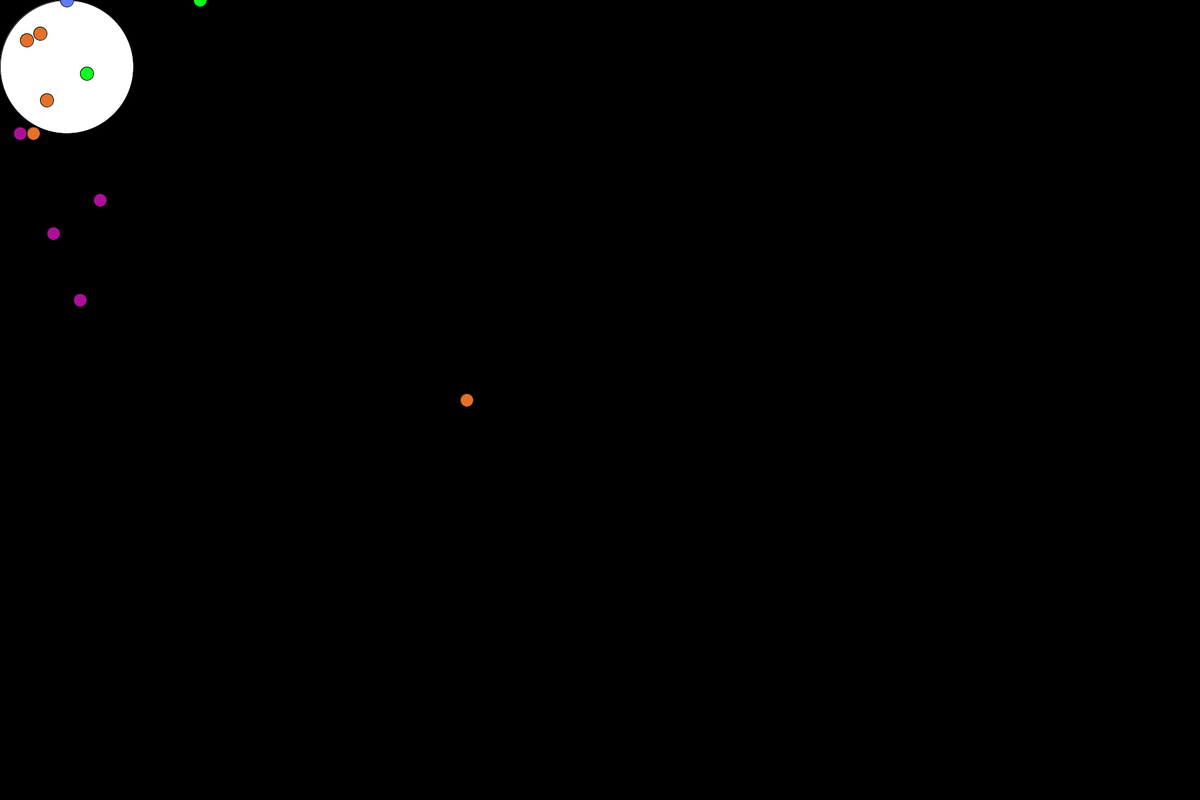
Frame 1 (no input)
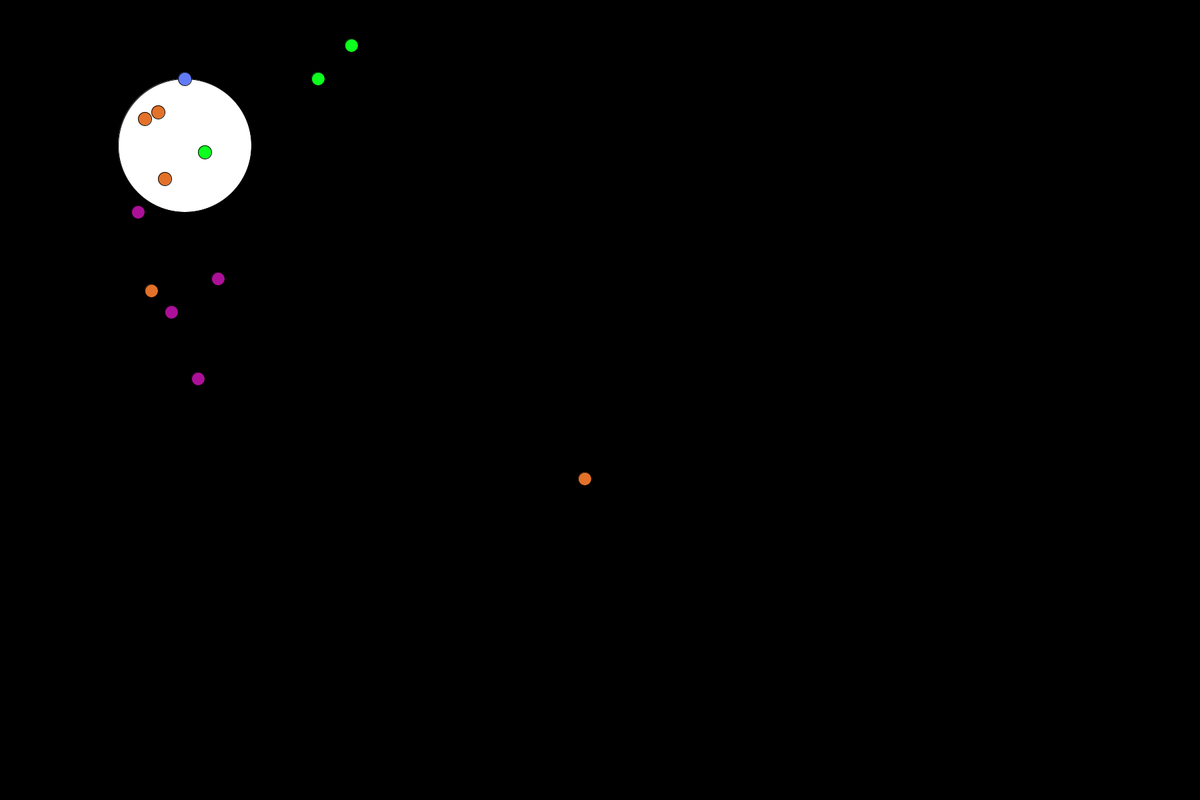
Frame 60 (the mouse pressed at the canvas centre just before this capture)
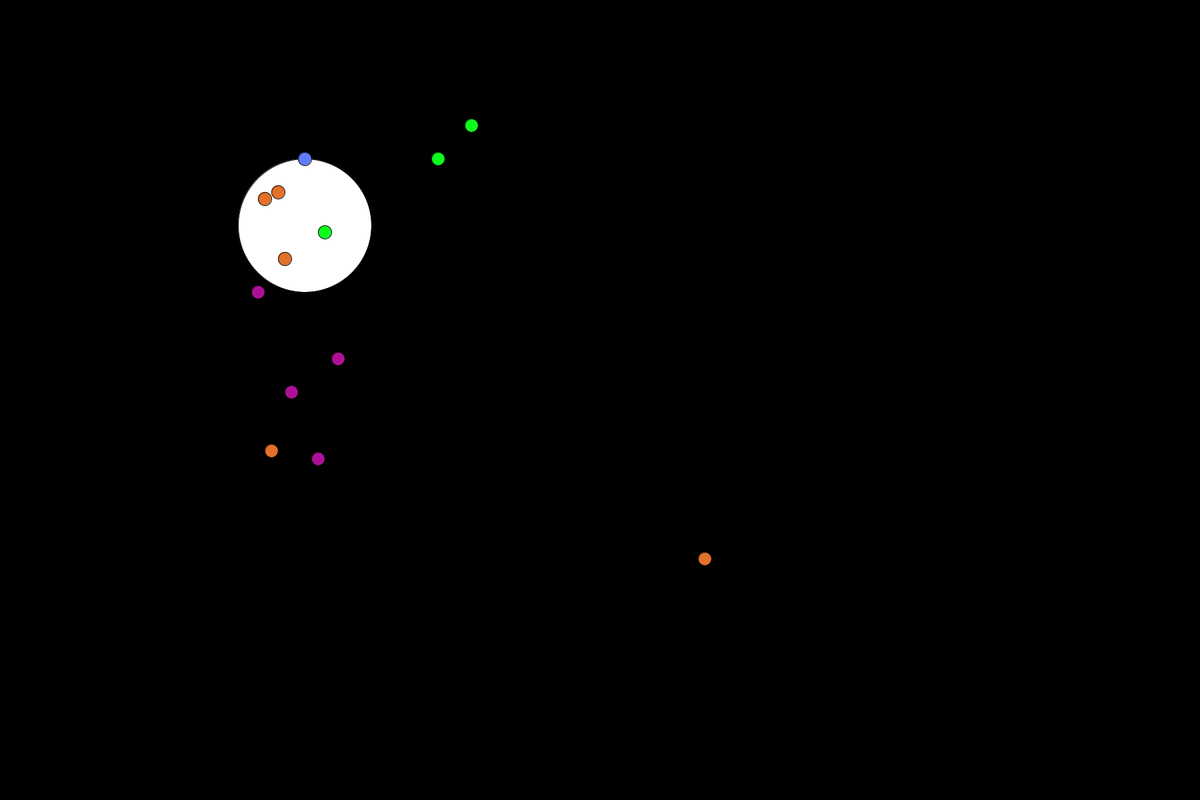
Frame 120 (the mouse held since frame 60 and released just before this capture)

The Processing sketch that drew these frames (run headless with seeded random() and noise(); from frame 60 on, the mouse is pressed at the canvas centre):

// Processing sketch: processing_13141
// ── processing_13141.pde

int circleX = 100;
int circleY = 100;

void setup () {
  size (1800,1200);
}
float x = 0;


void draw () {
  background (0);
  fill(255);
  ellipse(circleX,circleY,200,200);
  fill(97, 123, 247);
  ellipse(circleX, circleY-100, 20,20);
  fill(227, 113, 41);
  ellipse(circleX+600, circleY+500, 20,20);
  ellipse(circleX-50, circleY*2, 20,20);
  ellipse(circleX-40, circleY-50, 20,20);
  ellipse(circleX-60, circleY-40, 20,20);
  ellipse(circleX-30, circleY+50, 20,20);
  fill(13, 278, 30);
  ellipse(circleX+200, circleY-100, 20,20);
  ellipse(circleX+250, circleY-150, 20,20);
  ellipse(circleX+30, circleY+10, 20,20);
  fill(173, 16, 152);
  ellipse(circleX+20, circleY+350, 20,20);
  ellipse(circleX-20, circleY+250, 20,20);
  ellipse(circleX-70, circleY+100, 20,20);
  ellipse(circleX+50, circleY+200, 20,20);
  
  circleY = circleY + 2;
  circleX = circleX + 3;
}




                
                
